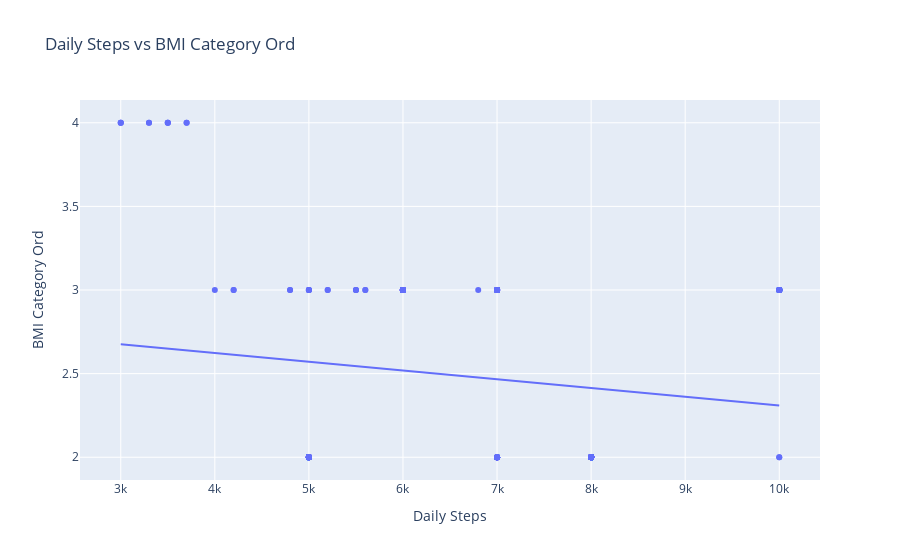
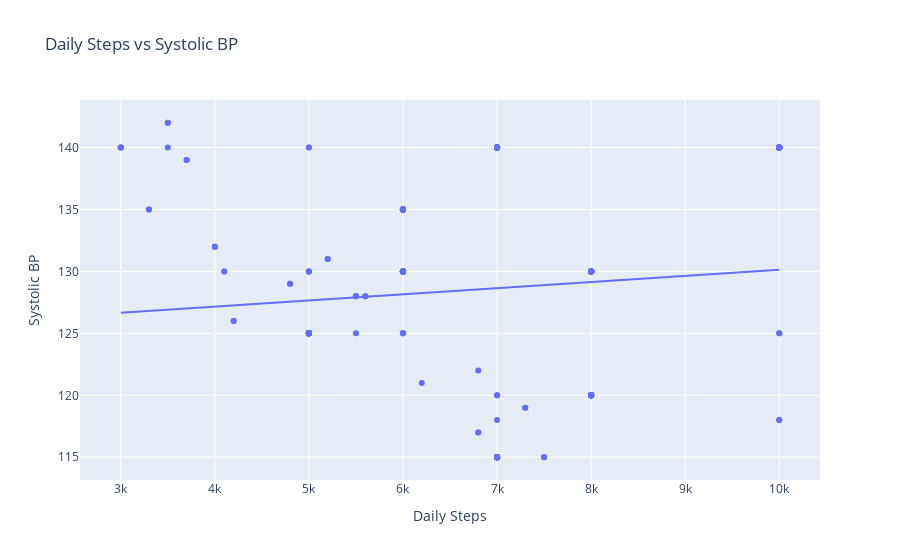
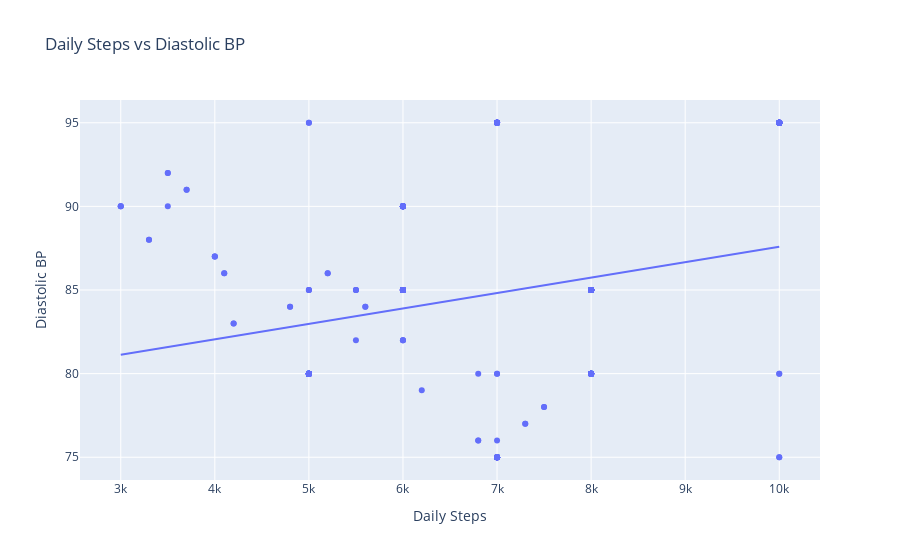
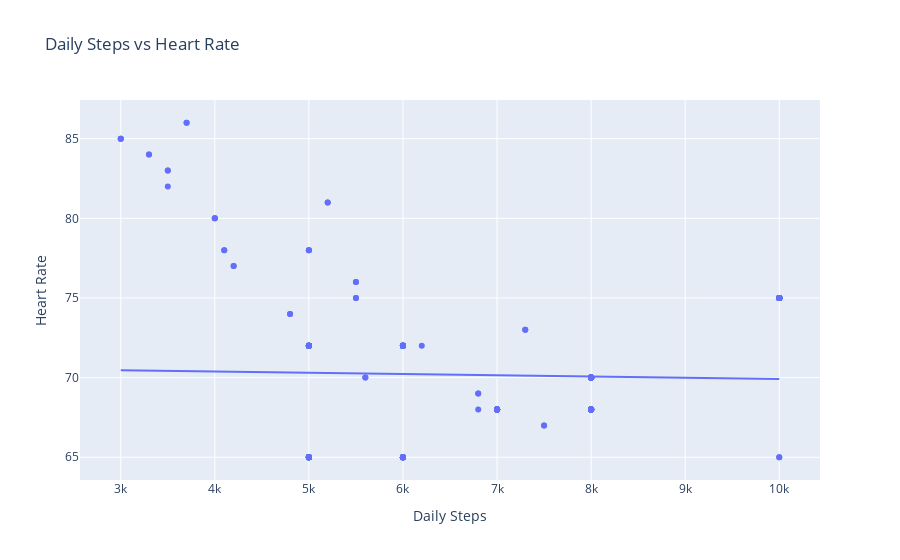

The code cell stored with these charts, in order, in its notebook:
### Markdown cell above
<Strong>Insights from box plots</Strong><br>
Occupations with more active roles (e.g., Nurses, Doctors) tend to have higher physical activity levels, better sleep quality, and more daily steps.
Occupations with higher stress (e.g., Sales Representatives, Managers) tend to have poorer sleep quality, higher stress levels, and higher heart rates.
Teachers consistently show better sleep duration and quality, lower stress, and moderate physical activity.

### Code cell
import plotly.express as px
from plotly.offline import init_notebook_mode, iplot

# Initialize Plotly for offline mode
init_notebook_mode(connected=True)

# Define the health metrics
health_metrics = ['BMI Category Ord', 'Systolic BP', 'Diastolic BP', 'Heart Rate']

# Create scatter plots using Plotly for each health metric against Daily Steps
for metric in health_metrics:
    fig = px.scatter(shl_data, x='Daily Steps', y=metric, trendline='ols',
                     title=f'Daily Steps vs {metric}',
                     labels={'Daily Steps': 'Daily Steps', metric: metric})
    iplot(fig)

### Figure 1 — Plotly figure (JSON) as saved in the notebook; plotly's stock layout.template omitted (floating-point values rounded to 4 significant figures; data arrays with more than 128 entries replaced by an {"elided": "..."} marker saying what was removed)
{"data": [{"hovertemplate": "Daily Steps=%{x}<br>BMI Category Ord=%{y}<extra></extra>", "legendgroup": "", "marker": {"color": "#636efa", "symbol": "circle"}, "mode": "markers", "name": "", "orientation": "v", "showlegend": false, "type": "scatter", "x": {"elided": "374 int values"}, "xaxis": "x", "y": {"elided": "374 int values"}, "yaxis": "y"}, {"hovertemplate": "<b>OLS trendline</b><br>BMI Category Ord = -5.21607e-05 * Daily Steps + 2.83165<br>R<sup>2</sup>=0.023091<br><br>Daily Steps=%{x}<br>BMI Category Ord=%{y} <b>(trend)</b><extra></extra>", "legendgroup": "", "marker": {"color": "#636efa", "symbol": "circle"}, "mode": "lines", "name": "", "showlegend": false, "type": "scatter", "x": {"elided": "353 int values"}, "xaxis": "x", "y": {"elided": "353 float values"}, "yaxis": "y"}], "layout": {"legend": {"tracegroupgap": 0}, "title": {"text": "Daily Steps vs BMI Category Ord"}, "xaxis": {"anchor": "y", "domain": [0, 1], "title": {"text": "Daily Steps"}}, "yaxis": {"anchor": "x", "domain": [0, 1], "title": {"text": "BMI Category Ord"}}}}

### Figure 2 — Plotly figure (JSON) as saved in the notebook; plotly's stock layout.template omitted (floating-point values rounded to 4 significant figures; data arrays with more than 128 entries replaced by an {"elided": "..."} marker saying what was removed)
{"data": [{"hovertemplate": "Daily Steps=%{x}<br>Systolic BP=%{y}<extra></extra>", "legendgroup": "", "marker": {"color": "#636efa", "symbol": "circle"}, "mode": "markers", "name": "", "orientation": "v", "showlegend": false, "type": "scatter", "x": {"elided": "374 int values"}, "xaxis": "x", "y": {"elided": "374 int values"}, "yaxis": "y"}, {"hovertemplate": "<b>OLS trendline</b><br>Systolic BP = 0.000494901 * Daily Steps + 125.18<br>R<sup>2</sup>=0.010680<br><br>Daily Steps=%{x}<br>Systolic BP=%{y} <b>(trend)</b><extra></extra>", "legendgroup": "", "marker": {"color": "#636efa", "symbol": "circle"}, "mode": "lines", "name": "", "showlegend": false, "type": "scatter", "x": {"elided": "374 int values"}, "xaxis": "x", "y": {"elided": "374 float values"}, "yaxis": "y"}], "layout": {"legend": {"tracegroupgap": 0}, "title": {"text": "Daily Steps vs Systolic BP"}, "xaxis": {"anchor": "y", "domain": [0, 1], "title": {"text": "Daily Steps"}}, "yaxis": {"anchor": "x", "domain": [0, 1], "title": {"text": "Systolic BP"}}}}

### Figure 3 — Plotly figure (JSON) as saved in the notebook; plotly's stock layout.template omitted (floating-point values rounded to 4 significant figures; data arrays with more than 128 entries replaced by an {"elided": "..."} marker saying what was removed)
{"data": [{"hovertemplate": "Daily Steps=%{x}<br>Diastolic BP=%{y}<extra></extra>", "legendgroup": "", "marker": {"color": "#636efa", "symbol": "circle"}, "mode": "markers", "name": "", "orientation": "v", "showlegend": false, "type": "scatter", "x": {"elided": "374 int values"}, "xaxis": "x", "y": {"elided": "374 int values"}, "yaxis": "y"}, {"hovertemplate": "<b>OLS trendline</b><br>Diastolic BP = 0.000921571 * Daily Steps + 78.3675<br>R<sup>2</sup>=0.058557<br><br>Daily Steps=%{x}<br>Diastolic BP=%{y} <b>(trend)</b><extra></extra>", "legendgroup": "", "marker": {"color": "#636efa", "symbol": "circle"}, "mode": "lines", "name": "", "showlegend": false, "type": "scatter", "x": {"elided": "374 int values"}, "xaxis": "x", "y": {"elided": "374 float values"}, "yaxis": "y"}], "layout": {"legend": {"tracegroupgap": 0}, "title": {"text": "Daily Steps vs Diastolic BP"}, "xaxis": {"anchor": "y", "domain": [0, 1], "title": {"text": "Daily Steps"}}, "yaxis": {"anchor": "x", "domain": [0, 1], "title": {"text": "Diastolic BP"}}}}

### Figure 4 — Plotly figure (JSON) as saved in the notebook; plotly's stock layout.template omitted (floating-point values rounded to 4 significant figures; data arrays with more than 128 entries replaced by an {"elided": "..."} marker saying what was removed)
{"data": [{"hovertemplate": "Daily Steps=%{x}<br>Heart Rate=%{y}<extra></extra>", "legendgroup": "", "marker": {"color": "#636efa", "symbol": "circle"}, "mode": "markers", "name": "", "orientation": "v", "showlegend": false, "type": "scatter", "x": {"elided": "374 int values"}, "xaxis": "x", "y": {"elided": "374 int values"}, "yaxis": "y"}, {"hovertemplate": "<b>OLS trendline</b><br>Heart Rate = -7.7474e-05 * Daily Steps + 70.6939<br>R<sup>2</sup>=0.000919<br><br>Daily Steps=%{x}<br>Heart Rate=%{y} <b>(trend)</b><extra></extra>", "legendgroup": "", "marker": {"color": "#636efa", "symbol": "circle"}, "mode": "lines", "name": "", "showlegend": false, "type": "scatter", "x": {"elided": "374 int values"}, "xaxis": "x", "y": {"elided": "374 float values"}, "yaxis": "y"}], "layout": {"legend": {"tracegroupgap": 0}, "title": {"text": "Daily Steps vs Heart Rate"}, "xaxis": {"anchor": "y", "domain": [0, 1], "title": {"text": "Daily Steps"}}, "yaxis": {"anchor": "x", "domain": [0, 1], "title": {"text": "Heart Rate"}}}}
